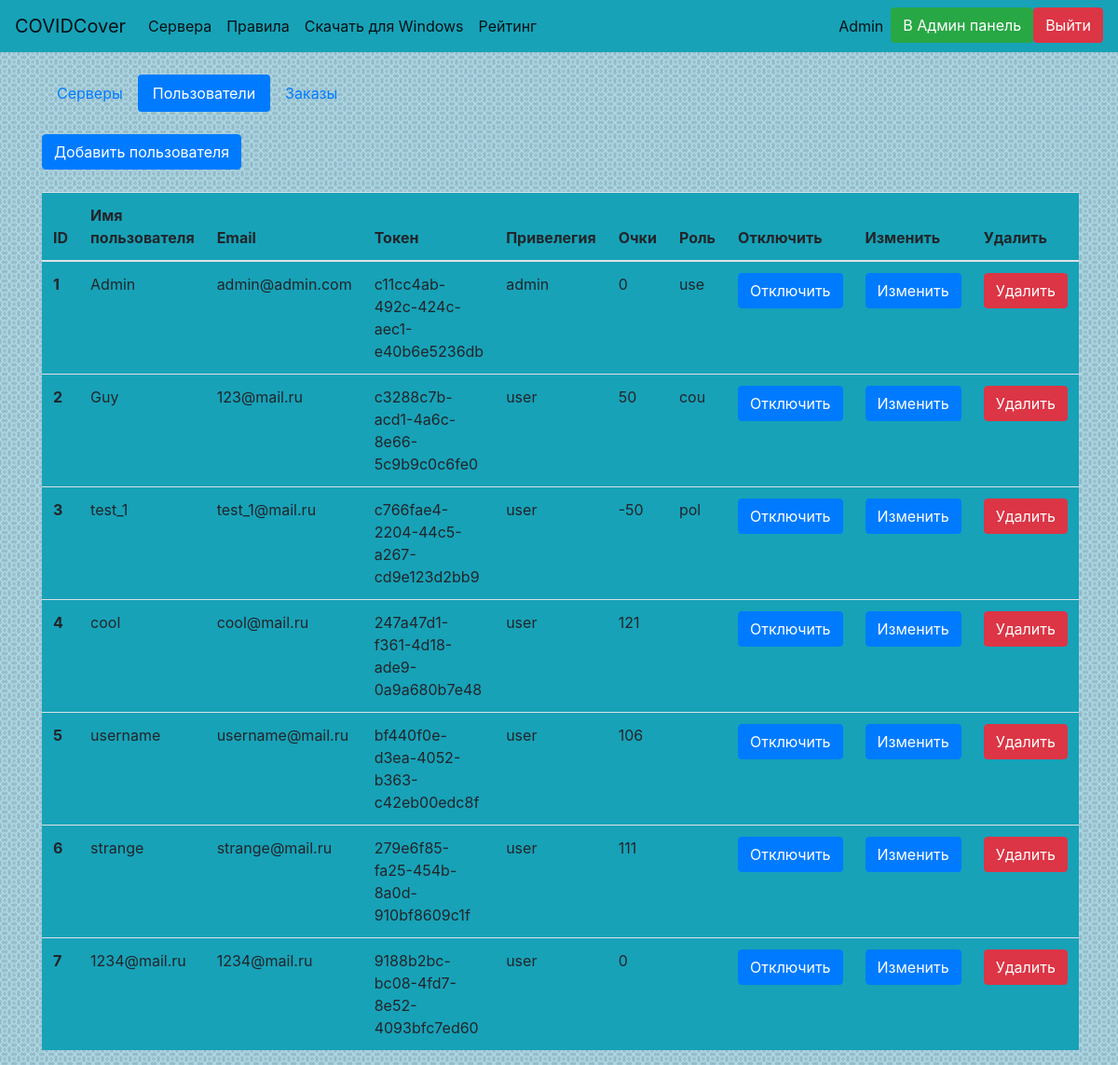
Page /admin/users (signed in) on the committed database.
### website/data/user.py (models this page shows, shortened)
class User(SqlAlchemyBase, UserMixin, SerializerMixin):
    __tablename__ = 'users'
    id = Column(Integer, primary_key=True, autoincrement=True, unique=True)
    email = Column(String, unique=True)
    username = Column(String, unique=True)
    hashed_password = Column(String, unique=False)
    token = Column(String, default=lambda: str(uuid4()), unique=True)
    privilege = Column(Integer, ForeignKey('privileges.id'), default=2, unique=False)
    order = relation('Order', back_populates='user')
    privilege_obj = relation('Privilege')
    score = Column(Integer, default=0, unique=False)
    role = Column(String, unique=False, default='', nullable=True)

### website/data/privilege.py (models this page shows)
class Privilege(SqlAlchemyBase, SerializerMixin):
    __tablename__ = 'privileges'
    id = Column(Integer, primary_key=True, autoincrement=True, unique=True)
    name = Column(String, unique=True)
    playable = Column(Boolean, default=1, unique=False)
    admin = Column(Boolean, default=0, unique=False)
    user = relation('User', back_populates='privilege_obj')

### website/admin_panel.py (the view)
@bp.route('/admin/users')
def admin_users():
    if not current_user.is_authenticated or not current_user.privilege_obj.admin:
        abort(404)
    session = create_session()
    users = session.query(User).all()
    return render_template('ad_users.html', title='Пользователи', users=users)

### website/data/db_session.py (called while the page is built)
def create_session():
    global __factory
    return __factory()

### website/main.py (called while the page is built)
@login_manager.user_loader
def load_user(user_id):
    session = create_session()
    return session.query(User).get(user_id)

### website/templates/ad_users.html
{% extends 'base.html'%}
{% block body %}
<ul class="nav nav-pills">
  <li class="nav-item">
    <a class="nav-link" href="/admin">Серверы</a>
  </li>
  <li class="nav-item">
    <a class="nav-link active" href="/admin/users">Пользователи</a>
  </li>
  <li class="nav-item">
    <a class="nav-link" href="/admin/orders">Заказы</a>
  </li>
</ul>
<br><a href="/admin/users/add" class="btn btn-primary">Добавить пользователя</a><br><br>
<div>
    <table class="table bg-info">
        <thead>
            <tr>
                <th scope="col">ID</th>
                <th scope="col">Имя пользователя</th>
                <th scope="col">Email</th>
                <th scope="col">Токен</th>
                <th scope="col">Привелегия</th>
                <th scope="col">Очки</th>
                <th scope="col">Роль</th>
                <th scope="col">Отключить</th>
                <th scope="col">Изменить</th>
                <th scope="col">Удалить</th>
            </tr>
        </thead>
    <tbody>
        {% for user in users %}
        <tr>
            <th scope="row">{{ user.id }}</th>
            <td>{{ user.username }}</td>
            <td>{{ user.email }}</td>
            <td>{{ user.token }}</td>
            <td>{{ user.privilege_obj.name }}</td>
            <td>{{ user.score }}</td>
            <td>{{ user.role }}</td>
            <td>
                <a class="btn btn-primary" href="/admin/users/disconnect?user={{ user.token }}">Отключить</a>
            </td>
            <td>
                <a class="btn btn-primary" href="/admin/users/edit?user={{ user.token }}">Изменить</a>
            </td>
            <td>
                <a class="btn btn-danger" href="/admin/users/delete?user={{ user.token }}">Удалить</a>
            </td>
        </tr>
        {% endfor %}
    </tbody>
    </table>
</div>
{% endblock %}

### website/templates/base.html (shortened to what this page needs)
<!DOCTYPE html>
<html lang="ru">
<head>
    <link rel="stylesheet" href="https://stackpath.bootstrapcdn.com/bootstrap/4.4.1/css/bootstrap.min.css">
    <link rel="stylesheet" href="/static/css/styles.css">
</head>
<body class="bg">
    <header>
<nav class="navbar navbar-expand-lg navbar-light bg-info">
  <a class="navbar-brand" href="/">COVIDCover</a>
  <div class="collapse navbar-collapse" id="navbarSupportedContent">
    <ul class="navbar-nav mr-auto">
            {% if current_user.is_authenticated %}
      <li class="nav-item active">
        <a class="nav-link" href="/monitor_servers">Сервера</a>
      </li>
        {% endif %}
<li class="nav-item active">
        <a class="nav-link" href="/rules" role="button">Правила</a>
      </li>
        <li class="nav-item active">
        <a class="nav-link" href="/static/installer.exe" role="button">Скачать для Windows</a>
      </li>
            {% if current_user.is_authenticated %}
        <li class="nav-item active">
        <a class="nav-link" href="/get_leaderboard" role="button">Рейтинг</a>
      </li>
        {% endif %}
    </ul>
    <ul class="navbar-nav">
    {% if current_user.is_authenticated %}
      <li class="nav-item active">
          <a class="nav-link disabled" href="/logout">{{ current_user.username }}</a>
      </li>
        {% if current_user.privilege == 1 %}
        <li class="nav-item active">
            <a class="btn btn-success" href="/admin">В Админ панель</a>
        </li>
        {% endif %}
        <li class="nav-item active">
          <a class="btn btn-danger" href="/logout">Выйти</a>
      </li>
          {% else %}
        <li class="nav-item">
            <a class="btn btn-primary " href="/register">Зарегистрироваться</a>
            <a class="btn btn-success" href="/login">Войти</a>
        </li>
    {% endif %}
    </ul>
  </div>
</nav>
    </header>
    <div>
    <main role="main" class="container">
        <br>
        {% block body %}{% endblock %}
    </main>
    </div>
</body>
</html>

### website/static/css/styles.css (style rules this page uses)
.bg { background-image: url("/static/img/fon.png"); background-position: center; background-repeat: repeat; }

### rows in the picture
User: username "Admin", id "1", email "admin@admin.com", token "c11cc4ab-492c-424c-aec1-e40b6e5236db", privilege_obj.name "admin", score "0", role "use"
User: id "2", username "Guy", email "123@mail.ru", token "c3288c7b-acd1-4a6c-8e66-5c9b9c0c6fe0", privilege_obj.name "user", score "50", role "cou"
User: id "3", username "test_1", email "test_1@mail.ru", token "c766fae4-2204-44c5-a267-cd9e123d2bb9", privilege_obj.name "user", score "-50", role "pol"
User: id "4", username "cool", email "cool@mail.ru", token "247a47d1-f361-4d18-ade9-0a9a680b7e48", privilege_obj.name "user", score "121"
User: id "5", username "username", email "username@mail.ru", token "bf440f0e-d3ea-4052-b363-c42eb00edc8f", privilege_obj.name "user", score "106"
User: id "6", username "strange", email "strange@mail.ru", token "279e6f85-fa25-454b-8a0d-910bf8609c1f", privilege_obj.name "user", score "111"
User: id "7", username "1234@mail.ru", email "1234@mail.ru", token "9188b2bc-bc08-4fd7-8e52-4093bfc7ed60", privilege_obj.name "user", score "0"
